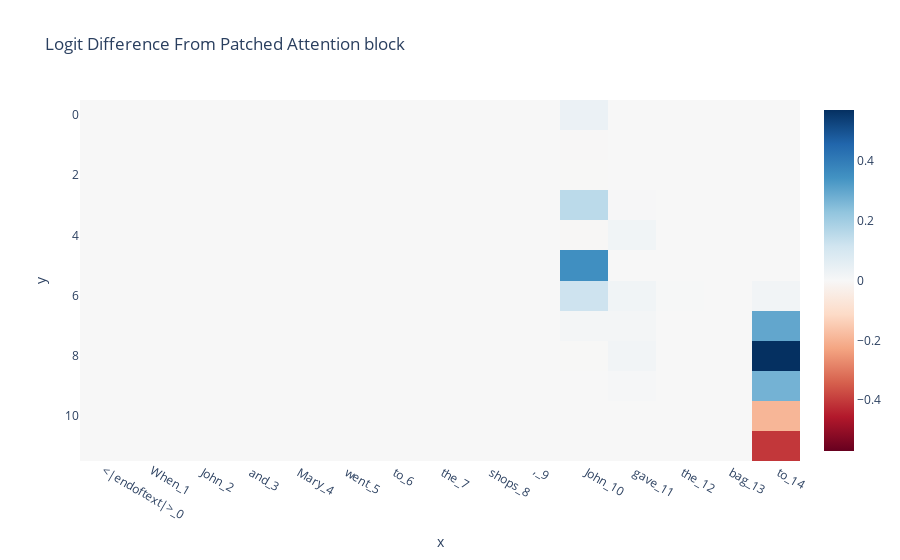

Write notebook code for a chart like this one.
### Markdown cell above
### Block Patching (Attention/MLP)

1. We can apply exactly the same idea, but this time patching in Attention or MLP blocks. These are also residual components with identical shapes to the residual stream terms, so we can reuse the same hooks.

2. We can reproduce this with <span style='color: yellow'>patching.get_act_patch_block_every</span>, that patches to `resid_pre`, `attn_out` and `mlp_out`.

### Code cell
# 1 - manual
patched_attn_diff = torch.zeros(
    model.cfg.n_layers, clean_tokens.shape[1], device=device, dtype=torch.float32
)
patched_mlp_diff = torch.zeros(
    model.cfg.n_layers, clean_tokens.shape[1], device=device, dtype=torch.float32
)
for layer in range(model.cfg.n_layers):
    for position in range(clean_tokens.shape[1]):
        hook_fn = partial(patch_residual_component, pos=position, clean_cache=cache)
        patched_attn_logits = model.run_with_hooks(
            corrupted_tokens,
            fwd_hooks=[(utils.get_act_name("attn_out", layer), hook_fn)],
            return_type="logits",
        )
        patched_attn_logit_diff = logits_to_ave_logit_diff(
            patched_attn_logits, answer_tokens
        )
        patched_mlp_logits = model.run_with_hooks(
            corrupted_tokens,
            fwd_hooks=[(utils.get_act_name("mlp_out", layer), hook_fn)],
            return_type="logits",
        )
        patched_mlp_logit_diff = logits_to_ave_logit_diff(
            patched_mlp_logits, answer_tokens
        )

        patched_attn_diff[layer, position] = normalize_patched_logit_diff(
            patched_attn_logit_diff
        )
        patched_mlp_diff[layer, position] = normalize_patched_logit_diff(
            patched_mlp_logit_diff
        )

imshow(
    patched_attn_diff,
    x=prompt_position_labels,
    title="Logit Difference From Patched Attention block",
    labels={"x": "Position", "y": "Layer"},
)

### Figure 1 — Plotly figure (JSON) as saved in the notebook; plotly's stock layout.template omitted (floating-point values rounded to 4 significant figures; data arrays with more than 128 entries replaced by an {"elided": "..."} marker saying what was removed)
{"data": [{"coloraxis": "coloraxis", "hovertemplate": "Position: %{x}<br>Layer: %{y}<br>color: %{z}<extra></extra>", "name": "0", "type": "heatmap", "x": ["<|endoftext|>_0", "When_1", " John_2", " and_3", " Mary_4", " went_5", " to_6", " the_7", " shops_8", ",_9", " John_10", " gave_11", " the_12", " bag_13", " to_14"], "xaxis": "x", "yaxis": "y", "z": {"elided": "12x15 float values"}}], "layout": {"coloraxis": {"cmid": 0, "colorscale": [[0, "rgb(103,0,31)"], [0.1, "rgb(178,24,43)"], [0.2, "rgb(214,96,77)"], [0.3, "rgb(244,165,130)"], [0.4, "rgb(253,219,199)"], [0.5, "rgb(247,247,247)"], [0.6, "rgb(209,229,240)"], [0.7, "rgb(146,197,222)"], [0.8, "rgb(67,147,195)"], [0.9, "rgb(33,102,172)"], [1, "rgb(5,48,97)"]]}, "title": {"text": "Logit Difference From Patched Attention block"}, "xaxis": {"anchor": "y", "domain": [0, 1], "title": {"text": "x"}}, "yaxis": {"anchor": "x", "autorange": "reversed", "domain": [0, 1], "title": {"text": "y"}}}}
